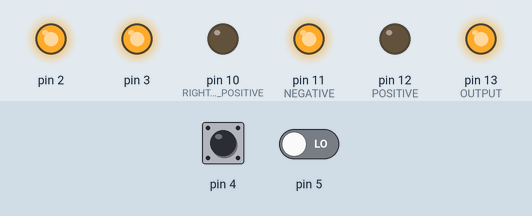
This sketch was run on a simulated Arduino Uno, built with avr-gcc and run on an emulated ATmega328P. Shown: output pins drawn as LEDs (lit = HIGH). The inputs (shaded band) are chosen by the test bench; at power-on: pin 4 LOW, pin 5 LOW. What the sketch prints to the serial monitor is not drawn.

Above: at 6.2 s.
6.3 s: pin 4 driven HIGH and pin 5 driven HIGH
At 9.2 s:
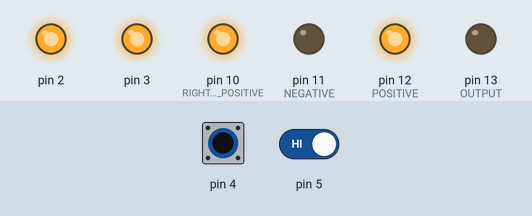
9.9 s: pin 4 driven LOW
At 12.4 s:
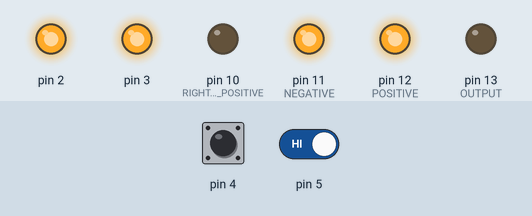
13.5 s: pin 4 driven HIGH
At 16.3 s:
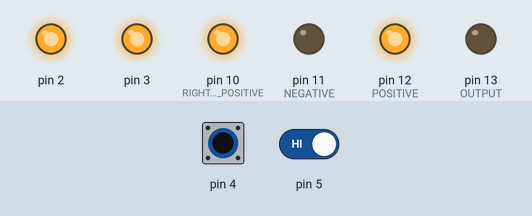
20.7 s: pin 5 driven LOW
At 21.5 s:
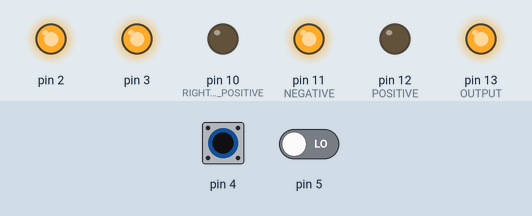
24.3 s: pin 5 driven HIGH
At 26.8 s:
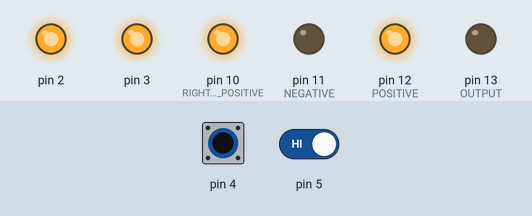
31.5 s: pin 4 pulsed LOW 2 times (0.12 s each, 0.3 s apart)
At 32.1 s:
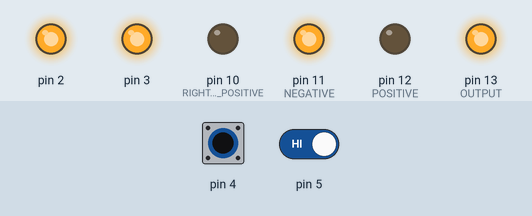
Timing chart, 0 to 35.7 s (numbered marks = the images above; inputs shaded):
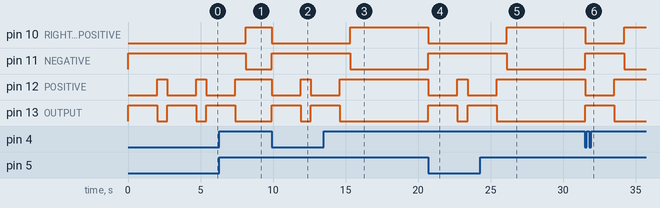

The sketch:

edge.ino
```cpp
void setup() {
  pinMode(2, OUTPUT);
  pinMode(3, OUTPUT);
  pinMode(4, INPUT);
  pinMode(5, INPUT);
  pinMode(13, OUTPUT); //OUTPUT:LEFT NEGATIVE
  pinMode(12, OUTPUT);             //POSITIVE
  pinMode(10, OUTPUT); //RIGHT        POSITIVE
  pinMode(11, OUTPUT);            //NEGATIVE
  digitalWrite(2, HIGH);
  digitalWrite(3, HIGH);
  Serial.begin(9600);
}

void loop()
{
  int l, r;
  l = digitalRead(4);
  r = digitalRead(5);
  Serial.print(l);
  Serial.print("///");
  Serial.print(r);
  Serial.print(" ");
  if(r==1&&l==1)
  {
    digitalWrite(13,LOW);
    digitalWrite(12,HIGH);
    digitalWrite(11,LOW);
    digitalWrite(10,HIGH);
  }
  else if(r==0||l==0)
  {
    digitalWrite(13,HIGH);
    digitalWrite(12,LOW);
    digitalWrite(11,HIGH);
    digitalWrite(10,LOW);
    delay(2000);
    digitalWrite(13,LOW);
    digitalWrite(12,HIGH);
    digitalWrite(11,HIGH);
    digitalWrite(10,LOW);
    delay(700);
  }
}
```

Measured:
- after the input at 6.3 s, pin 10 (RIGHT________POSITIVE): LOW → HIGH after 1.8 s; pin 11 (NEGATIVE): HIGH → LOW after 1.8 s; pin 12 (POSITIVE): goes on until 7.4 s, then stays HIGH; pin 13 (OUTPUT): goes on until 7.4 s, then stays LOW
- after the input at 9.9 s, pin 10 (RIGHT________POSITIVE): HIGH → LOW at once; pin 11 (NEGATIVE): LOW → HIGH at once; pin 12 (POSITIVE): HIGH → LOW at once, → HIGH 2.0 s later, → LOW 0.70 s later; pin 13 (OUTPUT): LOW → HIGH at once, → LOW 2.0 s later, → HIGH 0.70 s later
- after the input at 13.5 s, pin 10 (RIGHT________POSITIVE): LOW → HIGH after 1.8 s; pin 11 (NEGATIVE): HIGH → LOW after 1.8 s; pin 12 (POSITIVE): goes on until 14.6 s, then stays HIGH; pin 13 (OUTPUT): goes on until 14.6 s, then stays LOW
- after the input at 20.7 s, pin 10 (RIGHT________POSITIVE): HIGH → LOW at once; pin 11 (NEGATIVE): LOW → HIGH at once; pin 12 (POSITIVE): HIGH → LOW at once, → HIGH 2.0 s later, → LOW 0.70 s later; pin 13 (OUTPUT): LOW → HIGH at once, → LOW 2.0 s later, → HIGH 0.70 s later
- after the input at 24.3 s, pin 10 (RIGHT________POSITIVE): LOW → HIGH after 1.8 s; pin 11 (NEGATIVE): HIGH → LOW after 1.8 s; pin 12 (POSITIVE): goes on until 25.4 s, then stays HIGH; pin 13 (OUTPUT): goes on until 25.4 s, then stays LOW
- after the input at 31.5 s, pin 10 (RIGHT________POSITIVE): HIGH → LOW at once, → HIGH 2.7 s later; pin 11 (NEGATIVE): LOW → HIGH at once, → LOW 2.7 s later; pin 12 (POSITIVE): HIGH → LOW at once, → HIGH 2.0 s later; pin 13 (OUTPUT): LOW → HIGH at once, → LOW 2.0 s later
- by itself, pin 12 (POSITIVE): alternates HIGH for 0.70 s and LOW for 2.0 s
- by itself, pin 13 (OUTPUT): alternates HIGH for 2.0 s and LOW for 0.70 s
